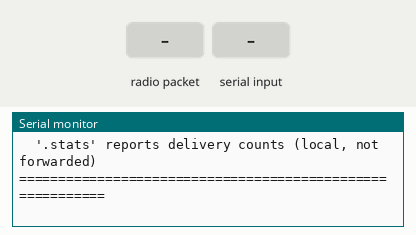
Recording of a sketch running on a simulated Seeed XIAO ESP32-C3. On the bench: the last lines printed to the serial monitor. Inputs (shaded band) come from the test bench.

Above: at 1.2 s.
1.3 s: radio packet ".stats" arrives
At 2.3 s:
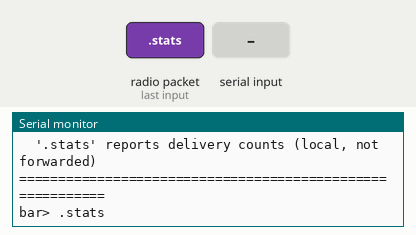
2.8 s: ".stats\n" received over Serial
At 3.2 s:
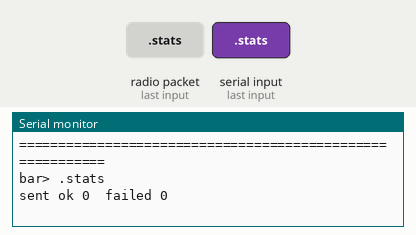
4.3 s: radio packet ".mac" arrives
At 5.5 s:
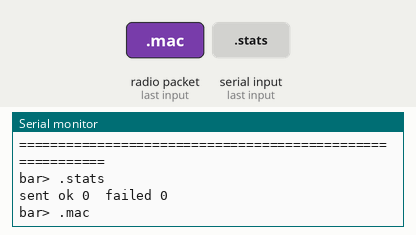
5.8 s: ".mac\n" received over Serial
At 6.7 s:
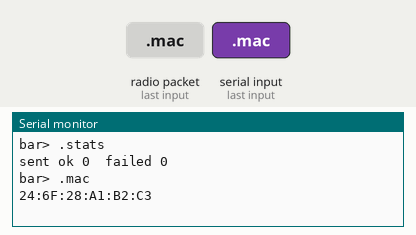
7.3 s: radio packet "1" arrives
At 8.0 s:
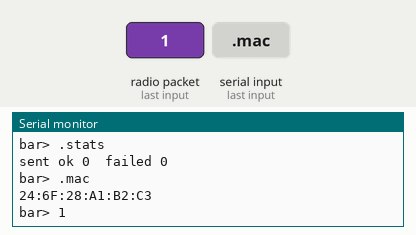
8.8 s: "1\n" received over Serial
At 10.0 s:
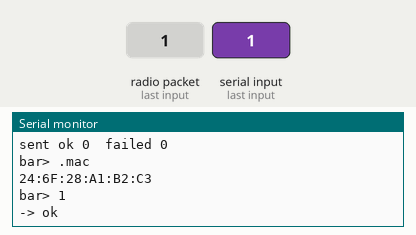

The sketch:

bridge.ino
```cpp
/*
  The bridge — the SFX Box's radio.

  A XIAO ESP32C3 on the Pi's USB that turns serial lines into ESP-NOW packets
  and back. The Pi 4 cannot transmit ESP-NOW on its own radio: the protocol
  rides 802.11 vendor-specific action frames and needs monitor mode with packet
  injection, which the onboard CYW43455 does not do. Hence a co-processor.

  ESP-NOW rather than WiFi, and the distinction is the whole reason:
  it uses the 2.4 GHz radio and *nothing else from the stack* — no access point,
  no SSID, no association, no DHCP, no router. Two ESP32s address each other by
  MAC. The link comes up when both ends have power and stays up with every
  router in the building switched off. The tiki already runs its eyes on 433 MHz
  relays and needs no network; putting the light bar on WiFi would make the whole
  prop depend on infrastructure it currently does without.

  ---------------------------------------------------------------------------
  IT FORWARDS TEXT, VERBATIM

  Anything typed at this board's serial port goes out as-is, and the bar feeds it
  into the SAME command parser it already uses for its own serial port. So every
  command the bar understands worked over the radio the moment this existed —
  `amb water`, `set yellow 0.9`, `speak 4` — with no protocol to keep in step.

  That is worth more than a compact binary format at this stage. The wire is
  human-readable, so a mismatch between the two ends is *visible* rather than a
  silently misaligned struct, and the link can be exercised by hand before
  anything on the Pi knows it exists. Control traffic is a handful of small
  packets per show; there is nothing to optimise.

  The one thing that will NOT be text is the envelope track, which is bulk data
  pushed at provisioning time. That earns a binary message type when it lands.

  ---------------------------------------------------------------------------
  THE PART THAT IS NOT NEGOTIABLE

  Both ends must be on the same WiFi channel. Neither is associated with an
  access point, so nothing negotiates it for them — it is set explicitly at both
  ends and must match. A channel mismatch does not error: `esp_now_send` returns
  ESP_OK and the delivery callback reports failure, which reads as "the other
  board is off" and sends you looking at power.
*/

#include <WiFi.h>
#include <esp_now.h>
#include <esp_wifi.h>

// The light bar. See firmware/README.md — that table is the authority, and each
// address appears exactly once per file that needs it.
static uint8_t PEER_BAR[6] = {0xF0, 0x9E, 0x9E, 0xB2, 0xA8, 0x28};

// Fixed, and identical on the bar. Nothing negotiates this for us.
static const uint8_t LINK_CHANNEL = 1;

static volatile uint32_t sentOk = 0, sentFail = 0;
static volatile bool lastFailed = false;

// New-style callbacks. This core (esp32 3.3.x / IDF 5.5) passes an info struct
// rather than a bare MAC, and the two-argument `(const uint8_t*, status)` form
// every tutorial still shows does not compile against it.
static void onSent(const esp_now_send_info_t* info, esp_now_send_status_t status) {
  if (status == ESP_NOW_SEND_SUCCESS) sentOk++;
  else { sentFail++; lastFailed = true; }
}

static void onRecv(const esp_now_recv_info_t* info, const uint8_t* data, int len) {
  // Whatever the bar says comes straight out on serial, prefixed so it cannot be
  // mistaken for something this board said.
  Serial.print(F("bar> "));
  for (int i = 0; i < len; i++) Serial.write(data[i]);
  Serial.println();
}

static bool linkSend(const String& s) {
  esp_err_t e = esp_now_send(PEER_BAR, (const uint8_t*)s.c_str(), s.length());
  return e == ESP_OK;
}

void setup() {
  Serial.begin(115200);
  // NEVER BLOCK ON A PORT NOBODY IS READING.
  //
  // This is USB CDC, not a UART. If no host has the endpoint open, the TX
  // buffer fills and Serial.println() waits for a reader that will never come —
  // so the sketch stalls, stops servicing the radio, and looks like a link
  // fault. It cost a long diagnosis: every track push SUCCEEDED while a serial
  // monitor was open and FAILED without one, because the monitor was draining
  // the buffer. A prop in a tiki has nothing attached.
  Serial.setTxTimeoutMs(0);
  uint32_t t0 = millis();
  while (!Serial && millis() - t0 < 1500) { delay(10); }

  WiFi.mode(WIFI_STA);
  WiFi.disconnect();                 // never associate; we only want the radio
  esp_wifi_set_channel(LINK_CHANNEL, WIFI_SECOND_CHAN_NONE);

  Serial.println();
  Serial.println(F("=== SFX Box bridge — serial <-> ESP-NOW =================="));
  Serial.print  (F("my MAC   : ")); Serial.println(WiFi.macAddress());
  Serial.print  (F("peer     : "));
  for (int i = 0; i < 6; i++) {
    if (i) Serial.print(':');
    if (PEER_BAR[i] < 16) Serial.print('0');
    Serial.print(PEER_BAR[i], HEX);
  }
  Serial.println();
  Serial.print  (F("channel  : ")); Serial.println(LINK_CHANNEL);

  if (esp_now_init() != ESP_OK) {
    Serial.println(F("ESP-NOW INIT FAILED — nothing will send."));
    return;
  }
  esp_now_register_send_cb(onSent);
  esp_now_register_recv_cb(onRecv);

  esp_now_peer_info_t peer = {};
  memcpy(peer.peer_addr, PEER_BAR, 6);
  peer.channel = LINK_CHANNEL;       // 0 would mean "whatever channel we are on"
  peer.encrypt = false;              // AES is available; not while bringing up
  if (esp_now_add_peer(&peer) != ESP_OK) {
    Serial.println(F("could not add peer"));
    return;
  }

  Serial.println(F("ready. Anything you type is forwarded to the bar verbatim."));
  Serial.println(F("  try:  amb water   |   set yellow 0.9   |   speak 4"));
  Serial.println(F("  '.stats' reports delivery counts (local, not forwarded)"));
  Serial.println(F("=========================================================="));
}

void loop() {
  static String buf;
  while (Serial.available()) {
    char c = (char)Serial.read();
    if (c != '\n' && c != '\r') {
      // 240, not 200. A track chunk is "trk d NN " plus 200 base64 characters —
      // 210 total — and a 200-char cap silently truncated every one of them by
      // 8 characters, i.e. 6 bytes of envelope. It did not error: the line
      // forwarded fine, just short. The receiver's sequence check is what
      // caught it, because a shortfall per chunk would otherwise have shifted
      // the whole track progressively earlier and read as bad sync.
      //
      // ESP_NOW_MAX_DATA_LEN is 250, so this is the real ceiling; anything
      // longer must be split by the sender, not quietly clipped here.
      if (buf.length() < 240) buf += c;
      continue;
    }
    buf.trim();
    if (!buf.length()) { buf = ""; continue; }

    // Commands for the bridge itself are prefixed with a dot, so they cannot
    // collide with anything the bar might ever understand.
    if (buf == ".stats") {
      Serial.print(F("sent ok ")); Serial.print(sentOk);
      Serial.print(F("  failed ")); Serial.println(sentFail);
    } else if (buf == ".mac") {
      Serial.println(WiFi.macAddress());
    } else {
      lastFailed = false;
      bool queued = linkSend(buf);
      // The callback lands a moment later. Wait briefly so the reply that gets
      // printed belongs to the line just sent — this is a bring-up tool, and
      // knowing *which* send failed matters more than throughput.
      uint32_t t = millis();
      while (millis() - t < 60) { delay(1); }
      if (!queued)          Serial.println(F("-> send refused (peer not added?)"));
      else if (lastFailed)  Serial.println(F("-> DELIVERY FAILED — bar off, out "
                                             "of range, or on another channel"));
      else                  Serial.println(F("-> ok"));
    }
    buf = "";
  }
}
```

Measured:
- after the input at 1.3 s, the serial monitor: prints a new line at once (image 1)
- after the input at 2.8 s, the serial monitor: prints a new line at once (image 2)
- after the input at 4.3 s, the serial monitor: prints a new line at once (image 3)
- after the input at 5.8 s, the serial monitor: prints a new line at once (image 4)
- after the input at 7.3 s, the serial monitor: prints a new line at once (image 5)
- after the input at 8.8 s, the serial monitor: prints a new line after 0.06 s (image 6)
